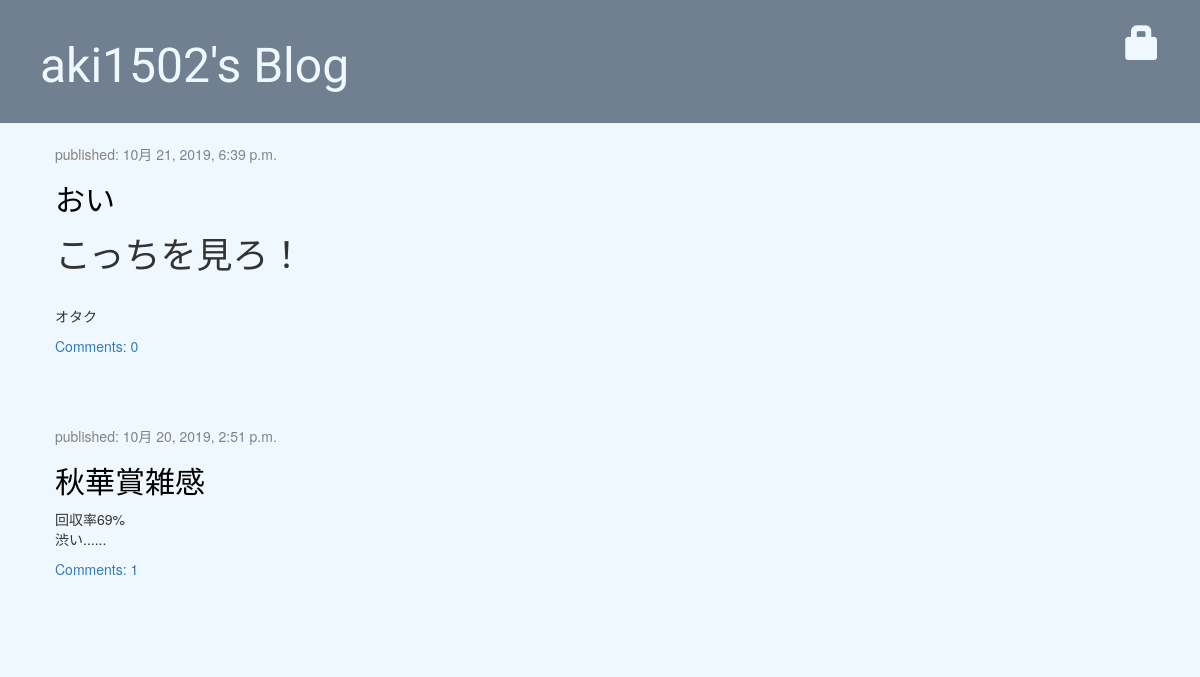
The page / on the database its author committed.
### blog/models.py (models this page shows, shortened)
class Post(models.Model):
    if False:
        comments = None
    author = models.ForeignKey(settings.AUTH_USER_MODEL, on_delete=models.CASCADE)
    title = models.CharField(max_length=200)
    text = models.TextField()
    created_date = models.DateTimeField(default=timezone.now)
    published_date = models.DateTimeField(blank=True, null=True)
    number_of_like = models.PositiveIntegerField(default=0)
    def approved_comments(self):
        return self.comments.filter(approved_comment=True)

### blog/views.py (the view)
# urls.py: path("", views.post_list, name="post_list"),
def post_list(request):
    posts = Post.objects.filter(published_date__lte=timezone.now()).order_by("-published_date")
    d = {
        "posts": posts
    }
    return render(request, "blog/post_list.html", d)

### blog/templates/blog/post_list.html
{% extends 'blog/base.html' %}
{% block content %}
    {% for post in posts %}
        <div class="post">
            <div class="date">
                <p>published: {{ post.published_date }}</p>
            </div>
            <h2><a href="{% url 'post_detail' pk=post.pk %}">{{ post.title }}</a></h2>
            <p>{{ post.text|safe|linebreaksbr|truncatechars_html:200 }}</p>
            <a href="{% url 'post_detail' pk=post.pk %}">Comments: {{ post.approved_comments.count }}</a>
        </div>
    {% endfor %}
{% endblock %}

### blog/static/css/blog.css (style rules this page uses)
body { background-color: aliceblue; }
h1, h2, h3, h4 { font-family: 'Lobster', cursive; }
.date { color: #828282; }
.post { margin-bottom: 70px; }
.post h2 a, .post h2 a:visited { color: #000000; }

### rows shown on the page
Post: published_date "10月 21, 2019, 6:39 p.m.", title "おい", text "こっちを見ろ！ オタク", approved_comments.count "0"
Post: published_date "10月 20, 2019, 2:51 p.m.", title "秋華賞雑感", text "回収率69% 渋い......", approved_comments.count "1"
